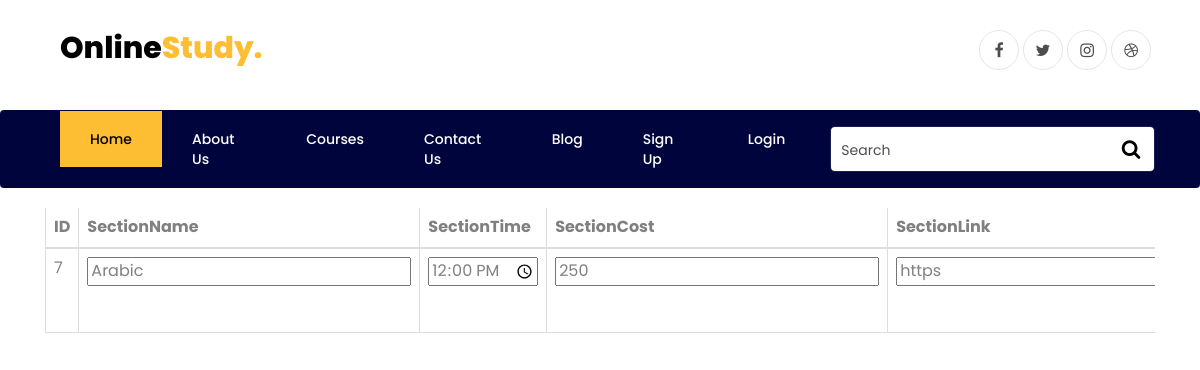
/editsections.php?id=7, run on an earlier commit of the app's database.
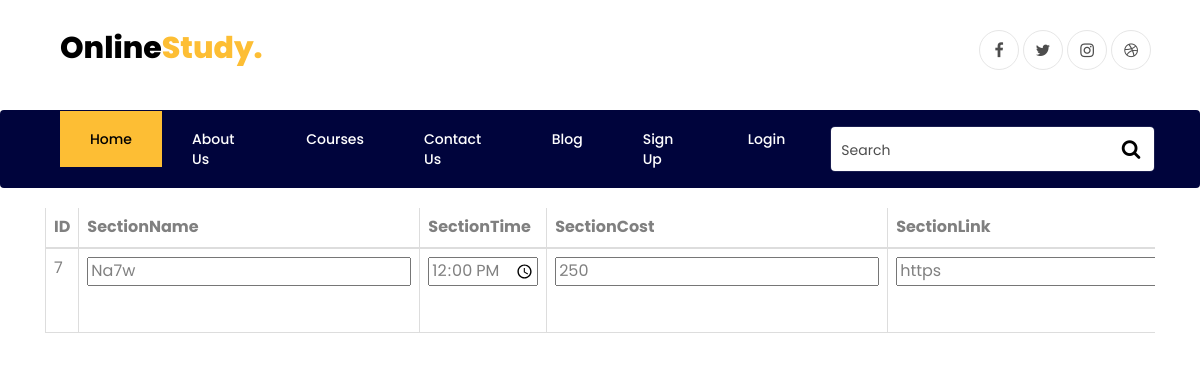
And on a later commit of the database.
### tables this page shows
CREATE TABLE `Section` (
  `ID` int(11) NOT NULL,
  `SectionName` varchar(255) NOT NULL,
  `SectionTime` time NOT NULL,
  `SectionCost` int(11) NOT NULL,
  `SectionLink` varchar(255) NOT NULL,
  `CourseID` int(11) NOT NULL
);

### app/db/Dbh.php (called while the page is built, shortened)
<?php
  class Dbh{
      private $servername;
      private $username;
      private $password;
      private $dbname;
      private $conn;
      function __construct() {
          $this->servername = DB_SERVER;
          $this->username = DB_USER;
          $this->password = DB_PASS;
          $this->dbname = DB_DATABASE;
      }
      public function connect(){
          $this->conn = new mysqli($this->servername, $this->username, $this->password, $this->dbname);
          return $this->conn;
      }
      function query($sql){
          if (!empty($sql)){
              $this->result = $this->conn->query($sql);
              return $this->result;
          }
          else{
              return false;
          }
      }
  }
  ?>

### app/model/SectionModel.php (called while the page is built, shortened)
<?php
class Section extends Model{
        private $sectionname;
        private $sectioncost;
        private $sectiontime;
        private $sectionlink;
    function __construct($sectionname="",$sectioncost="",$sectiontime="",$sectionlink="") {
            $this->sectionname = $sectionname;
            $this->sectioncost = $sectioncost;
            $this->sectiontime = $sectiontime;
            $this->sectionlink = $sectionlink;
          }
          function getSectionname() {
            return $this->sectionname;
          }
          function setSectionname($sectionname) {
            return $this->sectionname = $sectionname;
          }
          function getSectioncost() {
            return $this->sectioncost;
          }
          function setSectioncost($sectioncost) {
            return $this->sectioncost = $sectioncost;
          }
          function getSectiontime() {
            return $this->sectiontime;
          }
          function setSectiontime($sectiontime) {
            return $this->sectiontime = $sectiontime;
          }
          function getSectionlink() {
            return $this->sectionlink;
          }
          function setSectionlink($sectionlink) {
            return $this->sectionlink = $sectionlink;
          }
          function getID(){
            return $this->id;
          }
          function setID($id){
            return $this->id = $id;
          }
          function getSections(){
            $sql = "SELECT * FROM Section" ;
            $dbh = new Dbh();
            $result = $dbh->query($sql);
            $sections= array();
            while($row=mysqli_fetch_assoc($result)){
              $section = new Section();
              $section->setID($row['ID']);
              $section->setSectionname($row['SectionName']);
              $section->setSectiontime($row['SectionTime']);
              $section->setSectioncost($row['SectionCost']);
              $section->setSectionlink($row['SectionLink']);
              $sections[$row['ID']] = $section;
            }
            return $sections;
          }
        }
?>

### public/editsections.php (the view, shortened to what the changed rows need)
<?php
  require_once(__ROOT__ . "model/SectionModel.php");
  $model = new Section();
?>
<?php
$id=$_GET['id'];
foreach($model->getSections() as $section)
{
    if($section->getID() == $id)
    {
        $id = $section->getID();
        $Sectionname = $section->getSectionname();
        $Sectiontime = $section->getSectiontime();
        $Sectioncost = $section->getSectioncost();
        $Sectionlink = $section->getSectionlink();
    }
}
?>
<!DOCTYPE html>
<html lang="en">
<head>
  <link rel="stylesheet" href="https://maxcdn.bootstrapcdn.com/bootstrap/3.4.1/css/bootstrap.min.css">
  <link rel="stylesheet" href="http://localhost/SEmvc7/lib/css/mycss.css">
    <link rel="stylesheet" href="https://stackpath.bootstrapcdn.com/font-awesome/4.7.0/css/font-awesome.min.css">
    <link rel="stylesheet" href="../lib/css/animate.css">
    <link rel="stylesheet" href="../lib/css/owl.carousel.min.css">
    <link rel="stylesheet" href="../lib/css/owl.theme.default.min.css">
    <link rel="stylesheet" href="../lib/css/magnific-popup.css">
    <link rel="stylesheet" href="../lib/css/ionicons.min.css">
    <link rel="stylesheet" href="../lib/css/flaticon.css">
    <link rel="stylesheet" href="../lib/css/icomoon.css">
    <link rel="stylesheet" href="../lib/css/style.css">
<body>
<?php
    require_once(__ROOT__ . "view/bar.php");
    ?>
<form  method = "post" action="showsections.php?action=EditSection">
<div class="container">
  <div class="row">
    <div class="col-xs-12">
      <div class="table-responsive">
        <table class="table table-bordered table-hover">
          <thead>
            <tr>
              <th>ID</th>
              <th>SectionName</th>
              <th>SectionTime</th>
              <th>SectionCost</th>
              <th>SectionLink</th>
              </tr>
          </thead>
          <tbody>
          <tr>
    <td><?php echo $id;?></td>
    <td><input type="text"  id="SectionName" placeholder="Enter Section name" name="SectionName" value="<?php echo $Sectionname;?>"></td>
    <td><input type="time"  id="SectionTime" placeholder="Enter Section time" name="SectionTime" value="<?php echo $Sectiontime;?>"></td>
    <td><input type="text"  id="SectionCost" placeholder="Enter Section cost" name="SectionCost" value="<?php echo $Sectioncost;?>"></td>
    <td><input type="text"  id="SectionLink" placeholder="Enter Section link" name="SectionLink" value="<?php echo $Sectionlink;?>"></td>
</table>
</div>
</div>
</div>
</div>
</form>
</body>
</html>

What changed in the data, as far as the page shows it:
changed section "https": SectionName "Arabic" → "Na7w"
